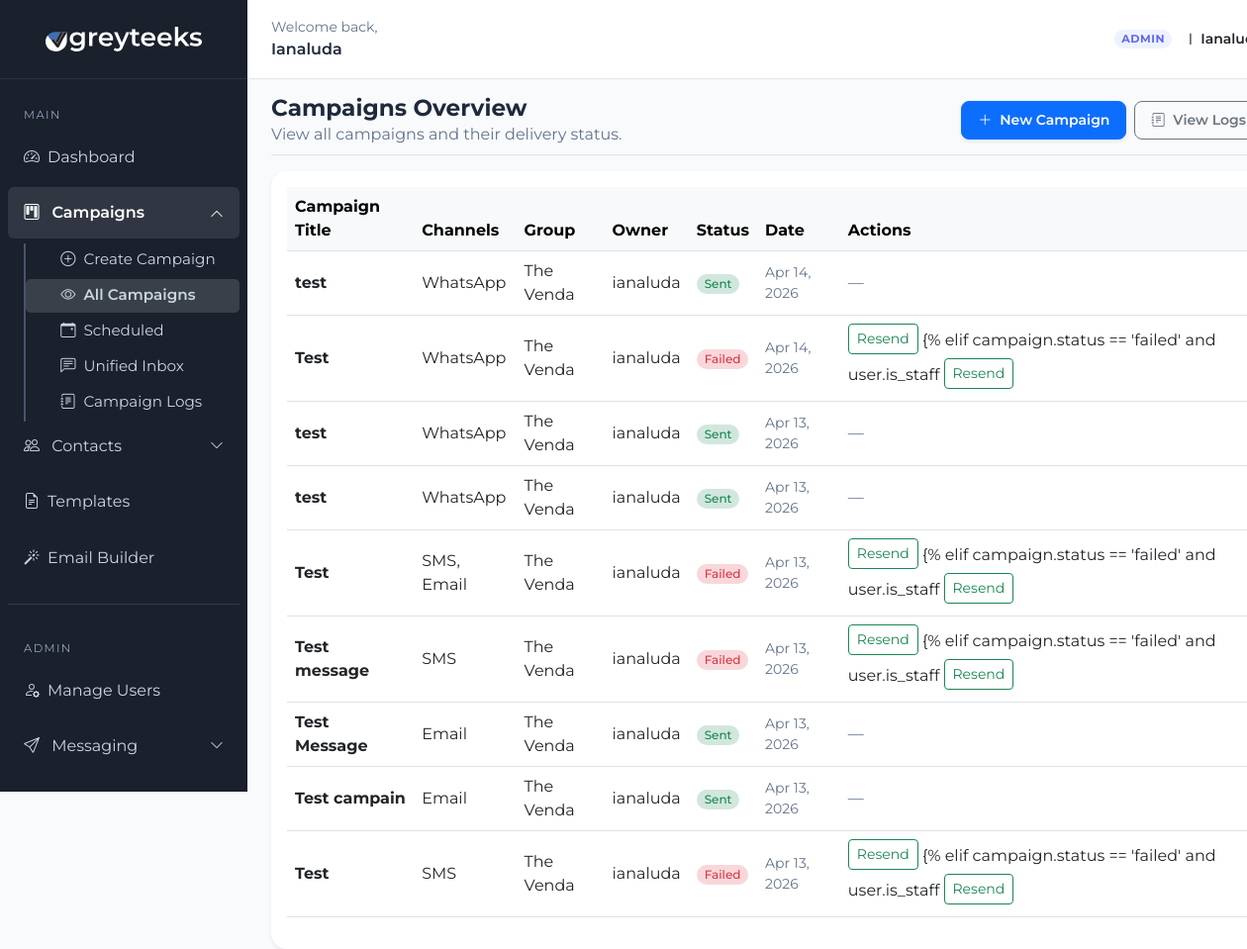
/campaigns/ (signed in), run on the app's committed database.
### campaigns/models.py (models this page shows, shortened)
class Campaign(models.Model):
    user = models.ForeignKey(settings.AUTH_USER_MODEL, on_delete=models.CASCADE, related_name='campaigns')
    title = models.CharField(max_length=200)
    description = models.TextField(blank=True, default='')
    message_body = models.TextField(blank=True, default='')
    html_content = models.TextField(blank=True, null=True)
    design_json = models.JSONField(blank=True, null=True)
    sms_template = models.ForeignKey(MessageTemplate, on_delete=models.SET_NULL, null=True, blank=True)
    send_sms = models.BooleanField(default=False, verbose_name='SMS')
    send_whatsapp = models.BooleanField(default=False, verbose_name='WhatsApp')
    send_email = models.BooleanField(default=False, verbose_name='Email')
    target_group = models.ForeignKey(Group, on_delete=models.SET_NULL, null=True, blank=True)
    scheduled_time = models.DateTimeField(null=True, blank=True)
    status = models.CharField(
        max_length=20,
        choices=[
            ('draft', 'Draft'),
            ('queued', 'Queued'),
            ('processing', 'Processing'),
            ('scheduled', 'Scheduled'),
            ('completed', 'Completed'),
            ('sent', 'Sent'),
            ('failed', 'Failed'),
            ('cancelled', 'Cancelled'),
        ],
        default='draft'
    )
    cancel_reason = models.TextField(blank=True)
    sms_server = models.ForeignKey(SMSProvider, on_delete=models.SET_NULL, null=True, blank=True)
    whatsapp_server = models.ForeignKey(WhatsAppProvider, on_delete=models.SET_NULL, null=True, blank=True)
    email_server = models.ForeignKey(EmailProvider, on_delete=models.SET_NULL, null=True, blank=True)
    whatsapp_template = models.ForeignKey(WhatsAppTemplate, on_delete=models.SET_NULL, null=True, blank=True)
    email_template = models.ForeignKey(EmailTemplate, on_delete=models.SET_NULL, null=True, blank=True)
    opens_count = models.IntegerField(default=0)
    clicks_count = models.IntegerField(default=0)
    failure_reason = models.TextField(blank=True, default='', help_text='Stores the most recent delivery failure details.')
    created_at = models.DateTimeField(auto_now_add=True)
    @property
    def enabled_channels(self):
        channels = []
        if self.send_sms:
            channels.append('SMS')
        if self.send_whatsapp:
            channels.append('WhatsApp')
        if self.send_email:
            channels.append('Email')
        return channels
    @property
    def active_channel_labels(self):
        return ', '.join(self.enabled_channels) if self.enabled_channels else 'None'

### contacts_app/models.py (models this page shows, shortened)
class Group(models.Model):
    user = models.ForeignKey(User, on_delete=models.CASCADE, related_name='user_groups')
    name = models.CharField(max_length=100)
    description = models.TextField(blank=True)
    created_at = models.DateTimeField(auto_now_add=True)

### campaigns/views.py (the view)
# urls.py: path('campaigns/', campaigns_overview, name='campaigns_overview'),
@login_required
def campaigns_overview(request):
    if request.user.is_staff:
        campaigns = Campaign.objects.order_by('-created_at').select_related('user', 'target_group')
    else:
        campaigns = Campaign.objects.filter(user=request.user).order_by('-created_at').select_related('target_group')
    return render(request, 'campaigns/campaigns_overview.html', {
        'campaigns': campaigns,
    })

### templates/campaigns/campaigns_overview.html (shortened to what this page needs)
{% extends "campaigns/dashboard.html" %}
{% block content %}
<div class="d-flex justify-content-between align-items-center pb-2 mb-3 border-bottom mt-3">
    <div>
        <h2 class="fw-bold m-0">Campaigns Overview</h2>
        <p class="text-muted mb-0">View all campaigns and their delivery status.</p>
    </div>
    <div class="btn-toolbar gap-2">
        <a href="{% url 'create_campaign' %}" class="btn btn-sm btn-primary px-3 py-2 rounded-3 shadow-sm fw-semibold">
            <i class="bi bi-plus-lg me-1"></i> New Campaign
        </a>
        {% if user.is_staff %}
        <a href="{% url 'campaign_logs' %}" class="btn btn-sm btn-outline-secondary px-3 py-2 rounded-3 fw-semibold">
            <i class="bi bi-journal-text me-1"></i> View Logs
        </a>
        {% endif %}
    </div>
</div>
<div class="table-responsive bg-white p-3 shadow-sm rounded-4">
    <table class="table table-hover align-middle">
        <thead class="table-light">
            <tr>
                <th>Campaign Title</th>
                <th>Channels</th>
                <th>Group</th>
                {% if user.is_staff %}<th>Owner</th>{% endif %}
                <th>Status</th>
                <th>Date</th>
                <th>Actions</th>
            </tr>
        </thead>
        <tbody>
            {% for campaign in campaigns %}
                <tr>
                    <td><strong>{{ campaign.title }}</strong></td>
                    <td>{{ campaign.active_channel_labels }}</td>
                    <td>{{ campaign.target_group.name|default:"General" }}</td>
                    {% if user.is_staff %}<td>{{ campaign.user.username }}</td>{% endif %}
                    <td>
                        {% if campaign.status == 'sent' %}
                            <span class="badge rounded-pill bg-success-subtle text-success">Sent</span>
                        {% elif campaign.status == 'failed' %}
                            <span class="badge rounded-pill bg-danger-subtle text-danger">Failed</span>
                        {% elif campaign.status == 'scheduled' %}
                            <span class="badge rounded-pill bg-warning-subtle text-warning">Scheduled</span>
                        {% elif campaign.status == 'cancelled' %}
                            <span class="badge rounded-pill bg-secondary-subtle text-secondary">Cancelled</span>
                        {% else %}
                            <span class="badge rounded-pill bg-info-subtle text-info">{{ campaign.status|title }}</span>
                        {% endif %}
                    </td>
                    <td class="text-muted small">{{ campaign.created_at|date:"M d, Y" }}</td>
                    <td>
                        {% if campaign.status == 'draft' %}
                            {% if campaign.user == user or user.is_staff %}
                                <a href="{% url 'edit_campaign' campaign.id %}" class="btn btn-sm btn-outline-primary me-1 mb-1">
                                    Edit
                                </a>
                                <form method="post" action="{% url 'delete_campaign' campaign.id %}" class="d-inline">
                                    {% csrf_token %}
                                    <button type="submit" class="btn btn-sm btn-outline-danger mb-1">
                                        Delete
                                    </button>
                                </form>
                            {% else %}
                                <span class="text-muted">—</span>
                            {% endif %}
                        {% elif campaign.status == 'failed' and campaign.user == user %}
                            <form method="post" action="{% url 'resend_campaign' campaign.id %}" class="d-inline">
                                <button type="submit" class="btn btn-sm btn-outline-success mb-1">
                                    Resend
                                </button>
                            </form>
                        {% elif campaign.status == 'failed' and user.is_staff
                            <form method="post" action="{% url 'resend_campaign' campaign.id %}" class="d-inline">
                                <button type="submit" class="btn btn-sm btn-outline-success mb-1">
                                    Resend
                                </button>
                            </form>
                        {% else %}
                            <span class="text-muted">—</span>
                        {% endif %}
                    </td>
                </tr>
            {% endfor %}
        </tbody>
    </table>
</div>
{% endblock %}

### templates/campaigns/dashboard.html (shortened to what this page needs)
{% load static %}
<!DOCTYPE html>
<html lang="en">
<head>
    <link href="https://cdn.jsdelivr.net/npm/bootstrap@5.3.0/dist/css/bootstrap.min.css" rel="stylesheet">
    <link rel="stylesheet" href="https://cdn.jsdelivr.net/npm/bootstrap-icons@1.11.3/font/bootstrap-icons.min.css">
    <link rel="stylesheet" href="{% static 'css/dashboard.css' %}">
</head>
<body>
<div class="container-fluid">
    <div class="row">
                    {% include 'includes/sidebar.html' %}
        <main class="col-md-10 p-0">
            <div class="dashboard-top-bar d-flex justify-content-between align-items-center px-4 py-0 bg-white border-bottom">
                <div>
                    <div class="text-muted small">Welcome back,</div>
                    <div class="fs-6 fw-semibold">{{ user.first_name|default:user.username|title }}</div>
                </div>
                <div class="d-flex align-items-center gap-3">
                    {% if user.is_staff %}
                    <span class="badge rounded-pill" style="background:#eef2ff;color:#6366f1;font-size:0.7rem;font-weight:700;letter-spacing:0.05em;">ADMIN</span>
                    {% endif %}
                    <div class="d-flex align-items-center gap-2">
                        <span class="user-avatar">{{ user.username|first|upper }}</span>
                        <span class="fw-semibold text-dark small">{{ user.username|title }}</span>
                    </div>
                </div>
            </div>
            <div class="dashboard-content">
                {% block content %}{% endblock %}
            </div>
        </main>
    </div>
</div>
</body>
</html>

### static/css/dashboard.css (style rules this page uses)
body { background-color: #f8fafc; font-family: 'Montserrat', sans-serif; color: #1e293b; }
main { margin-left: 250px; width: calc(100% - 250px); }
.dashboard-content { padding-left: 1.5rem; padding-right: 1.5rem; }
.dashboard-top-bar { min-height: 80px; background: #ffffff; border-bottom: 1px solid #e2e8f0 !important; box-shadow: 0 1px 2px 0 rgba(0, 0, 0, 0.02); }
h1, h2, h3, h4, h5, h6 { font-family: 'Montserrat', sans-serif; font-weight: 600; color: #1e293b; }
h2 { font-size: 1.45rem; }
.text-muted { color: #64748b !important; }
.badge { font-weight: 500; }

### data on the page
Campaign: title "test", active_channel_labels "WhatsApp", target_group.name "The Venda", user.username "ianaluda", status "Sent", created_at "Apr 14, 2026"
Campaign: title "Test", active_channel_labels "WhatsApp", target_group.name "The Venda", user.username "ianaluda", status "Failed", created_at "Apr 14, 2026", shows "{% elif campaign.status == 'failed' and user.is_staff"
Campaign: title "test", active_channel_labels "WhatsApp", target_group.name "The Venda", user.username "ianaluda", status "Sent", created_at "Apr 13, 2026"
Campaign: title "test", active_channel_labels "WhatsApp", target_group.name "The Venda", user.username "ianaluda", status "Sent", created_at "Apr 13, 2026"
Campaign: title "Test", active_channel_labels "SMS, Email", target_group.name "The Venda", user.username "ianaluda", status "Failed", created_at "Apr 13, 2026", shows "{% elif campaign.status == 'failed' and user.is_staff"
Campaign: title "Test message", active_channel_labels "SMS", target_group.name "The Venda", user.username "ianaluda", status "Failed", created_at "Apr 13, 2026", shows "{% elif campaign.status == 'failed' and user.is_staff"
Campaign: title "Test Message", active_channel_labels "Email", target_group.name "The Venda", user.username "ianaluda", status "Sent", created_at "Apr 13, 2026"
Campaign: title "Test campain", active_channel_labels "Email", target_group.name "The Venda", user.username "ianaluda", status "Sent", created_at "Apr 13, 2026"
Campaign: title "Test", active_channel_labels "SMS", target_group.name "The Venda", user.username "ianaluda", status "Failed", created_at "Apr 13, 2026", shows "{% elif campaign.status == 'failed' and user.is_staff"

### other printed values
{{ user.first_name|default:user.username|title }} "Ianaluda"
{{ user.username|first|upper }} "I"
